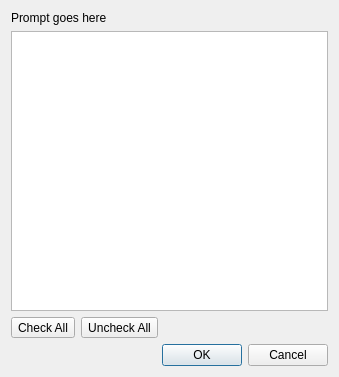
<?xml version="1.0" encoding="UTF-8"?>
<ui version="4.0">
 <class>ChooseTemplatesDialog</class>
 <widget class="QDialog" name="ChooseTemplatesDialog">
  <property name="geometry">
   <rect>
    <x>0</x>
    <y>0</y>
    <width>339</width>
    <height>377</height>
   </rect>
  </property>
  <property name="windowTitle">
   <string>Templates</string>
  </property>
  <layout class="QGridLayout" name="gridLayout">
   <item row="1" column="0" colspan="2">
    <widget class="QListWidget" name="list"/>
   </item>
   <item row="2" column="0" colspan="2">
    <layout class="QHBoxLayout" name="horizontalLayout">
     <item>
      <widget class="QToolButton" name="checkAll">
       <property name="text">
        <string>Check All</string>
       </property>
      </widget>
     </item>
     <item>
      <widget class="QToolButton" name="uncheckAll">
       <property name="text">
        <string>Uncheck All</string>
       </property>
      </widget>
     </item>
     <item>
      <spacer name="horizontalSpacer">
       <property name="orientation">
        <enum>Qt::Horizontal</enum>
       </property>
       <property name="sizeHint" stdset="0">
        <size>
         <width>40</width>
         <height>20</height>
        </size>
       </property>
      </spacer>
     </item>
    </layout>
   </item>
   <item row="3" column="1">
    <widget class="QDialogButtonBox" name="buttonBox">
     <property name="orientation">
      <enum>Qt::Horizontal</enum>
     </property>
     <property name="standardButtons">
      <set>QDialogButtonBox::Cancel|QDialogButtonBox::Ok</set>
     </property>
    </widget>
   </item>
   <item row="0" column="0">
    <widget class="QLabel" name="prompt">
     <property name="text">
      <string>Prompt goes here</string>
     </property>
    </widget>
   </item>
  </layout>
 </widget>
 <resources/>
 <connections>
  <connection>
   <sender>buttonBox</sender>
   <signal>accepted()</signal>
   <receiver>ChooseTemplatesDialog</receiver>
   <slot>accept()</slot>
   <hints>
    <hint type="sourcelabel">
     <x>248</x>
     <y>254</y>
    </hint>
    <hint type="destinationlabel">
     <x>157</x>
     <y>274</y>
    </hint>
   </hints>
  </connection>
  <connection>
   <sender>buttonBox</sender>
   <signal>rejected()</signal>
   <receiver>ChooseTemplatesDialog</receiver>
   <slot>reject()</slot>
   <hints>
    <hint type="sourcelabel">
     <x>316</x>
     <y>260</y>
    </hint>
    <hint type="destinationlabel">
     <x>286</x>
     <y>274</y>
    </hint>
   </hints>
  </connection>
 </connections>
</ui>
